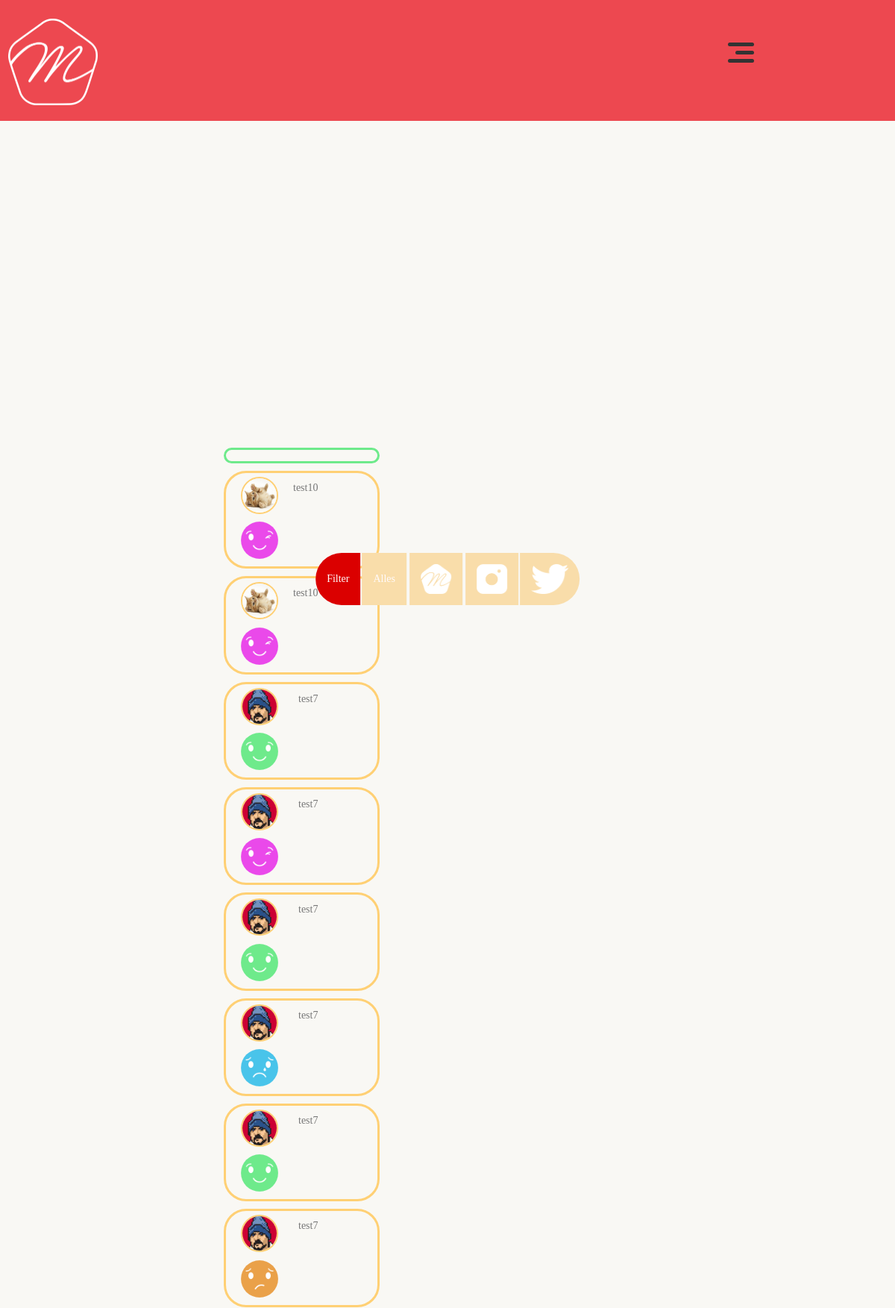
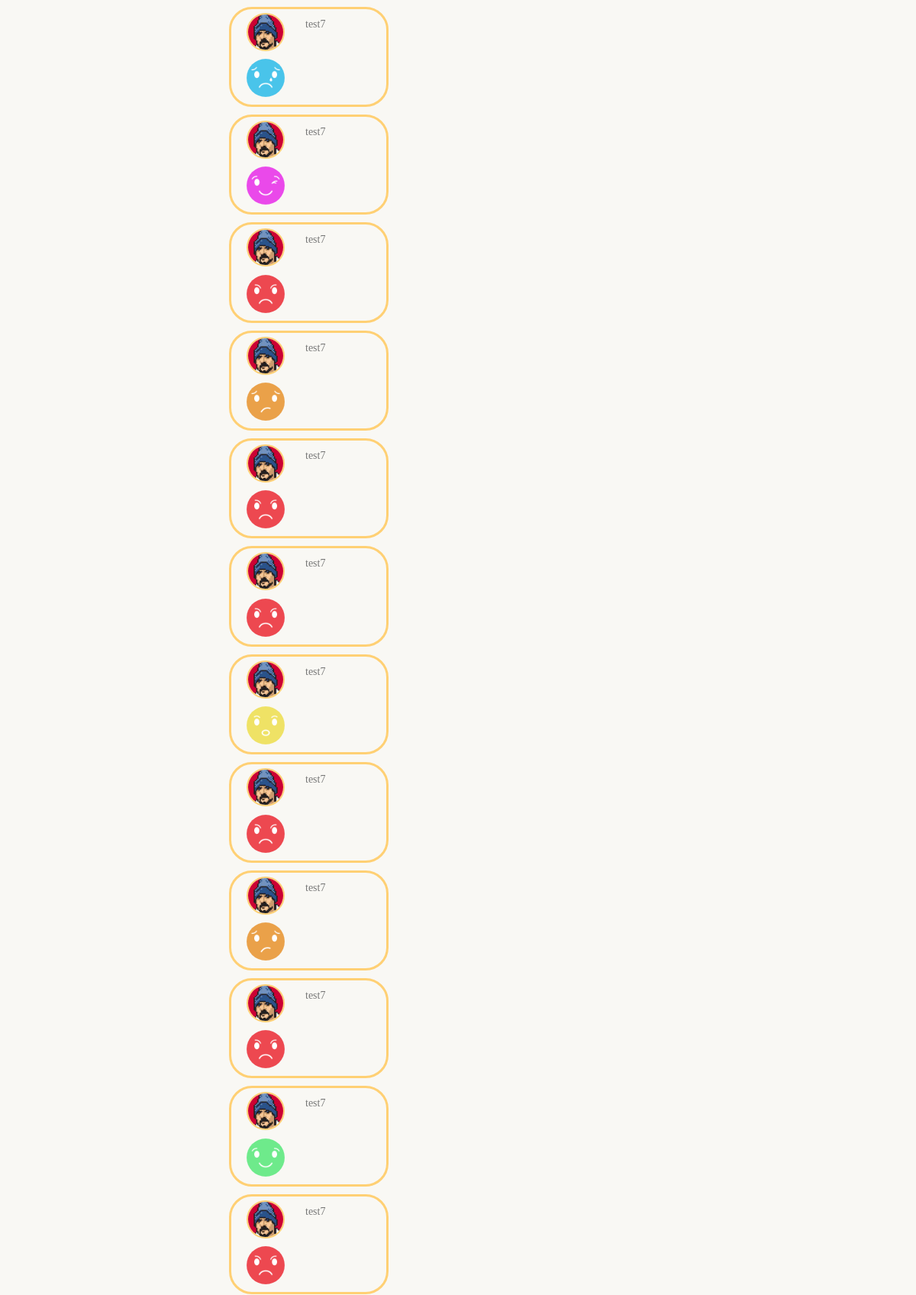
The page /home.php (signed in, upper part) on the database its author committed (2 pictures, top to bottom).
### tables this page shows
CREATE TABLE `postsmoodi` (
  `id` int(11) NOT NULL,
  `moodID` int(11) NOT NULL,
  `userID` int(11) NOT NULL
);

CREATE TABLE `users` (
  `userID` int(255) NOT NULL,
  `username` varchar(200) NOT NULL,
  `password` varchar(200) NOT NULL,
  `email` varchar(200) NOT NULL,
  `profileImage` varchar(999) NOT NULL
);

### classes/Post.php (called while the page is built, shortened)
<?php
class Post{
    public function getAll()
    {
        $conn = db::getInstance();
        $statementFilter = $conn->prepare("SELECT * FROM postsmoodi INNER JOIN moods ON postsmoodi.moodID = moods.moodID INNER JOIN users ON postsmoodi.userID = users.userID ORDER BY id DESC");
        $statementFilter->execute();
        return $statementFilter;
    }
}

### home.php (the view, shortened to what this page needs)
<?php
spl_autoload_register(function ($class) {
    include_once ("classes/Post.php");
});
    $filter = new Post();
    $statementFilter = $filter->getAll();
?><!doctype HTML>
<html>
<head>
    <link rel="stylesheet" type="text/css" href="css/reset.css">
    <link rel="stylesheet" type="text/css" href="css/bootstrap.min.css">
    <link rel="stylesheet" type="text/css" href="css/main.css">
</head>
<body>
<header>
    <nav class="navbar">
     <img src="img/logo.png" class="logo" alt="logo">
        <div class="menu" onclick="myFunction(this)">
            <div class="bar1"></div>
            <div class="bar2"></div>
            <div class="bar3"></div>
        </div>
    </nav>
</header>
<main>
    <form method="post">
    <div class="filter">
        <button class="F1">Filter</button>
        <button type="button" class="F2 clickable2">Alles</button>
        <button type="button" class="F3 clickable2" name="Moodi"><img src="img/moodi.png"></button>
        <button type="button" class="F4 clickable2" name="Inst"><img src="img/instagram.png"></button>
        <button type="button" class="F5 clickable2" name="Twitter"><img src="img/twitter.png"></button>
    </div>
    </form>
<div class="posts">
    <div class="twitter">
    </div>
    <?php
    while ($row = $statementFilter->fetch(PDO::FETCH_ASSOC)):
        $arrayUser = $row['username'];
        $arrayImage = $row['profileImage'];
        $arrayMood= $row['color'];
    ?>
        <div class="actual">
    <div class="usernames">
        <img class="userimg" src="<?php echo $arrayImage; ?>" style="width: 50px; height: 50px; border-radius: 50px">
        <p class="username"><?php echo $arrayUser; ?></p>
    </div>
    <div class="moods">
        <p style="background-color: <?php echo $arrayMood; ?>; width: 50px; height: 50px; border-radius: 50px">
            <?php
            if($arrayMood == '#ed4850'){
                $moodImage = '<img style="width: 50px; height: 50px;" src="img/moods/mood0.png"';
                echo $moodImage;
            }
            elseif ($arrayMood == '#eaa149'){
                $moodImage = '<img style="width: 50px; height: 50px;" src="img/moods/mood1.png"';
                echo $moodImage;
            }
            elseif ($arrayMood == '#efe265'){
                $moodImage = '<img style="width: 50px; height: 50px;" src="img/moods/mood2.png"';
                echo $moodImage;
            }
            elseif ($arrayMood == '#6eea8b'){
                $moodImage = '<img style="width: 50px; height: 50px;" src="img/moods/mood3.png"';
                echo $moodImage;
            }
            elseif ($arrayMood == '#49c4ea'){
                $moodImage = '<img style="width: 50px; height: 50px;" src="img/moods/mood4.png"';
                echo $moodImage;
            }
            elseif ($arrayMood == '#ea49ea'){
                $moodImage = '<img style="width: 50px; height: 50px;" src="img/moods/mood5.png"';
                echo $moodImage;
            }
             ?>
        </p>
    </div>
</div>
    <?php endwhile; ?>
</div>
</main>
</body>
</html>

### css/main.css (style rules this page uses)
body { font-family: Quicksand; background-color: #f9f8f4; color: #777777; }
html, body { height: 100%; }
.logo { width: 10%; height: 10%; margin-left: 10px; }
.navbar { margin-top: 2%; }
.twitter { display: block; border-style: solid; border-width: 3px; border-color: #6eea8b; margin-bottom: 10px; border-radius: 30px; padding-right: 80px; padding-left: 20px; padding-bottom: 15px; }
header { position: fixed; background-color: #ed4850; width: 100%; font-size:2em; overflow: hidden; display: block; z-index: 101; }
.menu { display: inline-block; cursor: pointer; margin-left: 70%; margin-top: 5px; }
.bar1, .bar3 { width: 35px; height: 5px; background-color: #333; margin: 6px 0; transition: 0.4s; border-radius: 5px; }
.bar2 { width: 25px; height: 5px; background-color: #333; margin: 6px 10px 0; transition: 0.4s; border-radius: 5px; }
.filter { position: fixed; z-index: 100; top: 20%; left: 50%; transform: translate(-50%, -50%); display: flex; flex-direction: row; }
.filter img { height: 40px; }
.F1, .F2, .F3, .F4, .F5 { border: none; color: snow; padding: 15px 15px 15px 15px; }
.F2, .F3, .F4 { margin-left: 2px; margin-right: 2px; }
.F2, .F3, .F4, .F5 { background-color: #f9ddaa; }
.F1 { background-color: #DB0000; border-radius: 50px 0px 0px 50px; }
.F5 { border-radius: 0px 50px 50px 0px; }
.username { float: right; margin-left: 20px; margin-top: 10px; }
.userimg { margin-top: 5px; border: 2px #ffd074 solid; }
.usernames { margin-bottom: 10%; }
.actual { display: block; border-style: solid; border-width: 3px; border-color: #ffd074; margin-bottom: 10px; border-radius: 30px; padding-right: 80px; padding-left: 20px; }
.posts { display: block; position: absolute; margin-left: 25%; margin-top: 50%; }
.moods { display: block; border-radius: 20%; }

### rows shown on the page
postsmoodi: userID.profileImage (picture), userID.username "test10"
postsmoodi: userID.profileImage (picture), userID.username "test10"
postsmoodi: userID.profileImage (picture), userID.username "test7"
postsmoodi: userID.profileImage (picture), userID.username "test7"
postsmoodi: userID.profileImage (picture), userID.username "test7"
postsmoodi: userID.profileImage (picture), userID.username "test7"
postsmoodi: userID.profileImage (picture), userID.username "test7"
postsmoodi: userID.profileImage (picture), userID.username "test7"
postsmoodi: userID.profileImage (picture), userID.username "test7"
postsmoodi: userID.profileImage (picture), userID.username "test7"
postsmoodi: userID.profileImage (picture), userID.username "test7"
postsmoodi: userID.profileImage (picture), userID.username "test7"
postsmoodi: userID.profileImage (picture), userID.username "test7"
postsmoodi: userID.profileImage (picture), userID.username "test7"
postsmoodi: userID.profileImage (picture), userID.username "test7"
postsmoodi: userID.profileImage (picture), userID.username "test7"
postsmoodi: userID.profileImage (picture), userID.username "test7"
postsmoodi: userID.profileImage (picture), userID.username "test7"
postsmoodi: userID.profileImage (picture), userID.username "test7"
postsmoodi: userID.profileImage (picture), userID.username "test7"
